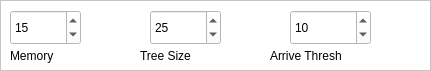
    <widget class="QFrame" name="controlparamsframe">
     <property name="geometry">
      <rect>
       <x>10</x>
       <y>398</y>
       <width>431</width>
       <height>71</height>
      </rect>
     </property>
     <property name="styleSheet">
      <string notr="true"> color: rgb(0, 0, 0);
 background-color: rgb(255, 255, 255);
</string>
     </property>
     <property name="frameShape">
      <enum>QFrame::StyledPanel</enum>
     </property>
     <property name="frameShadow">
      <enum>QFrame::Raised</enum>
     </property>
     <widget class="QSpinBox" name="RRTtreesizebox">
      <property name="geometry">
       <rect>
        <x>150</x>
        <y>10</y>
        <width>71</width>
        <height>35</height>
       </rect>
      </property>
      <property name="minimum">
       <number>1</number>
      </property>
      <property name="maximum">
       <number>100</number>
      </property>
      <property name="value">
       <number>25</number>
      </property>
     </widget>
     <widget class="QLabel" name="memorylabel">
      <property name="geometry">
       <rect>
        <x>10</x>
        <y>45</y>
        <width>91</width>
        <height>21</height>
       </rect>
      </property>
      <property name="text">
       <string>Memory</string>
      </property>
     </widget>
     <widget class="QLabel" name="RRTtreesizelabel">
      <property name="geometry">
       <rect>
        <x>140</x>
        <y>45</y>
        <width>111</width>
        <height>21</height>
       </rect>
      </property>
      <property name="text">
       <string>Tree Size</string>
      </property>
     </widget>
     <widget class="QLabel" name="arrivalthreshlabel">
      <property name="geometry">
       <rect>
        <x>270</x>
        <y>45</y>
        <width>151</width>
        <height>21</height>
       </rect>
      </property>
      <property name="text">
       <string>Arrive Thresh</string>
      </property>
     </widget>
     <widget class="QSpinBox" name="arrivalthreshbox">
      <property name="geometry">
       <rect>
        <x>290</x>
        <y>10</y>
        <width>81</width>
        <height>35</height>
       </rect>
      </property>
      <property name="minimum">
       <number>1</number>
      </property>
      <property name="maximum">
       <number>100</number>
      </property>
      <property name="value">
       <number>10</number>
      </property>
     </widget>
     <widget class="QSpinBox" name="memorybox">
      <property name="geometry">
       <rect>
        <x>10</x>
        <y>10</y>
        <width>71</width>
        <height>35</height>
       </rect>
      </property>
      <property name="minimum">
       <number>1</number>
      </property>
      <property name="maximum">
       <number>100</number>
      </property>
      <property name="value">
       <number>15</number>
      </property>
     </widget>
    </widget>
